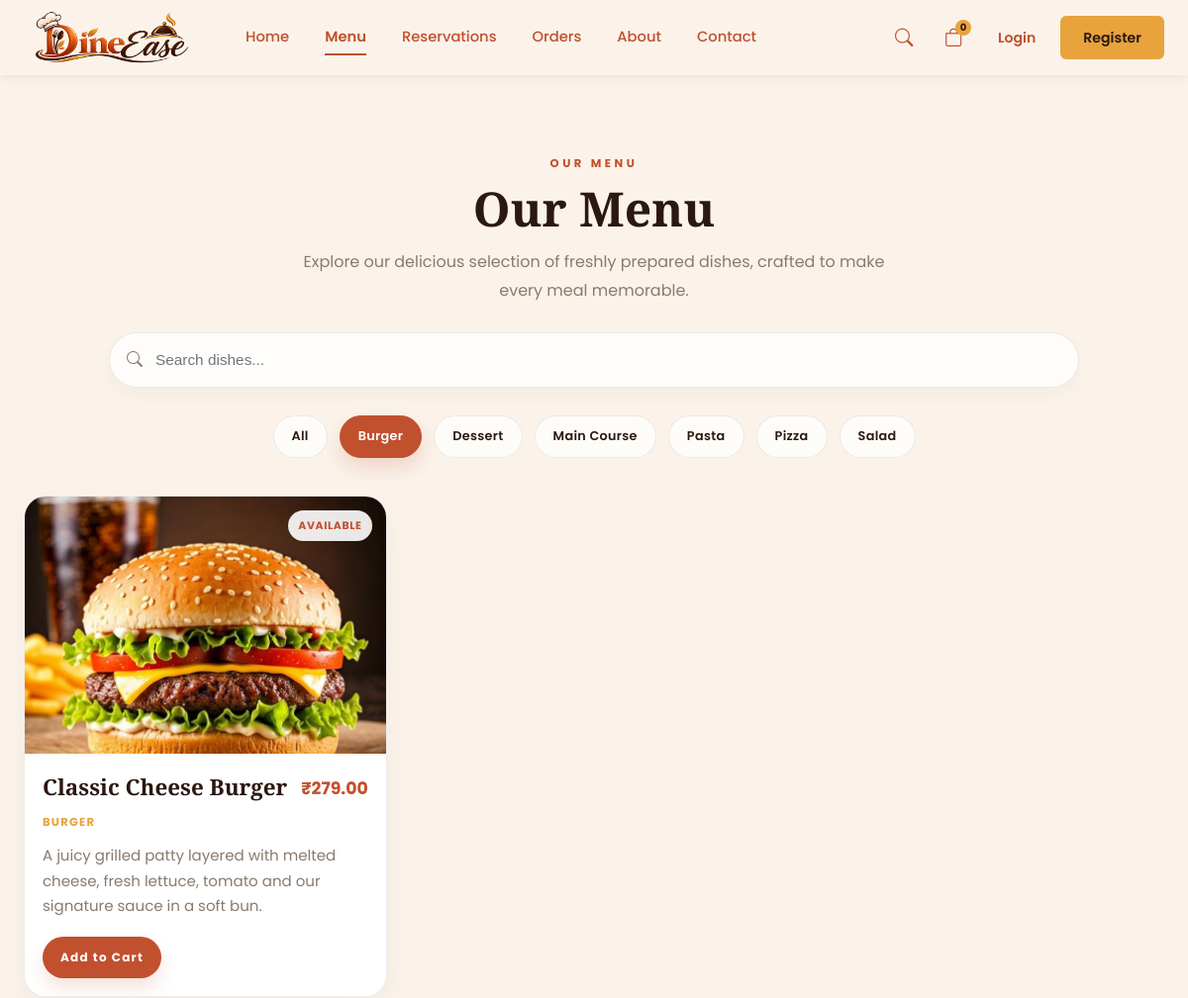
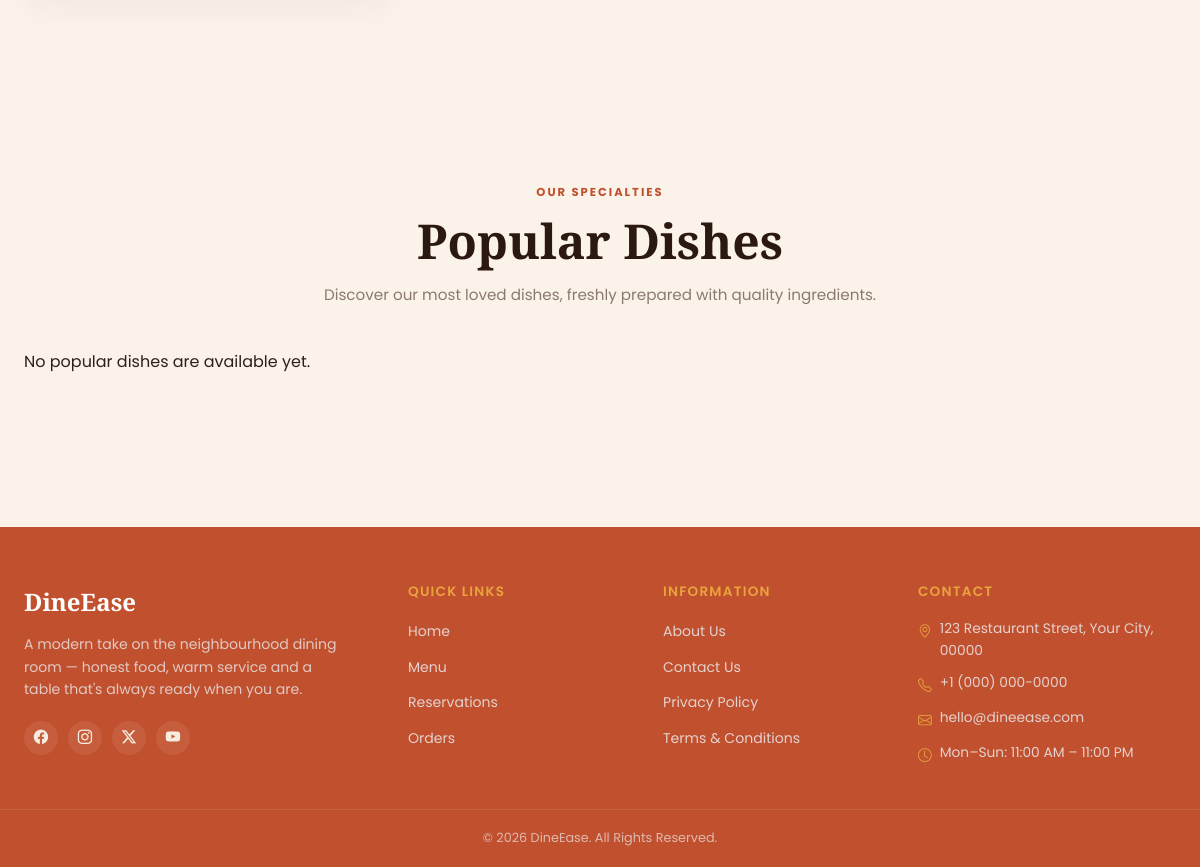
/menu/?category=Burger, run on the app's committed database (2 pictures, top to bottom).
### menu/models.py (models this page shows, shortened)
class Menu(models.Model):
	name = models.CharField(max_length=120)
	description = models.TextField()
	price = models.DecimalField(max_digits=8, decimal_places=2)
	image = models.ImageField(upload_to='menu/', blank=True)
	category = models.CharField(max_length=80, blank=True)
	is_available = models.BooleanField(default=True)
	created_at = models.DateTimeField(auto_now_add=True)
	class Meta:
		ordering = ('-created_at',)

### menu/views.py (the view)
# urls.py: path('menu/', menu_view, name='menu'),
def menu_view(request):
    selected_category = request.GET.get('category', '').strip()
    search_query = request.GET.get('q', '').strip()
    dishes = Menu.objects.filter(is_available=True)
    if search_query:
        dishes = dishes.filter(
            Q(name__icontains=search_query) |
            Q(description__icontains=search_query) |
            Q(category__icontains=search_query)
        )
    if selected_category:
        dishes = dishes.filter(category__iexact=selected_category)
    categories_queryset = Menu.objects.filter(is_available=True).exclude(category='')
    if search_query:
        categories_queryset = categories_queryset.filter(
            Q(name__icontains=search_query) |
            Q(description__icontains=search_query) |
            Q(category__icontains=search_query)
        )
    categories = (
        categories_queryset
        .values_list('category', flat=True)
        .distinct()
        .order_by('category')
    )
    return render(request, 'menu.html', {
        'dishes': dishes,
        'categories': categories,
        'selected_category': selected_category,
        'search_query': search_query,
    })

### templates/menu.html (shortened to what this page needs)
{% extends 'base.html' %}
{% load static %}
{% block content %}
<section class="menu-page">
    <div class="menu-container">
        <header class="menu-hero">
            <p class="menu-kicker">OUR MENU</p>
            <h1>Our Menu</h1>
            <p class="menu-subtitle">Explore our delicious selection of freshly prepared dishes, crafted to make every meal memorable.</p>
        </header>
        <div class="menu-controls" aria-label="Menu controls">
            <form method="get" action="{% url 'menu' %}" class="menu-search-form">
                <div class="menu-search-wrap">
                    <i class="bi bi-search menu-search-icon" aria-hidden="true"></i>
                    <input type="search" name="q" value="{{ search_query }}" class="menu-search" placeholder="Search dishes..." aria-label="Search dishes">
                </div>
            </form>
            {% if categories %}
            <nav class="menu-categories" aria-label="Menu categories">
                <a href="{% url 'menu' %}{% if search_query %}?q={{ search_query|urlencode }}{% endif %}" class="menu-category-btn {% if not selected_category %}active{% endif %}">All</a>
                {% for category in categories %}
                <a href="{% url 'menu' %}?{% if search_query %}q={{ search_query|urlencode }}&{% endif %}category={{ category|urlencode }}" class="menu-category-btn {% if selected_category == category %}active{% endif %}">{{ category }}</a>
                {% endfor %}
            </nav>
            {% endif %}
        </div>
        {% if dishes %}
        <div class="menu-grid">
            {% for item in dishes %}
            <article class="menu-card">
                <div class="menu-card-media">
                    {% if item.image %}
                    <img src="{{ item.image.url }}" alt="{{ item.name }}" class="menu-card-image" loading="lazy">
                    {% else %}
                    <div class="menu-card-image-fallback" aria-label="{{ item.name }}"></div>
                    {% endif %}
                    <span class="availability-badge {% if item.is_available %}available{% else %}unavailable{% endif %}">
                        {% if item.is_available %}Available{% else %}Currently Unavailable{% endif %}
                    </span>
                </div>
                <div class="menu-card-content">
                    <div class="menu-card-header">
                        <h2 class="menu-card-title">{{ item.name }}</h2>
                        <span class="menu-card-price">₹{{ item.price }}</span>
                    </div>
                    {% if item.category %}
                    <p class="menu-card-category">{{ item.category }}</p>
                    {% endif %}
                    {% if item.description %}
                    <p class="menu-card-description">{{ item.description }}</p>
                    {% endif %}
                    <div class="menu-card-actions">
                        {% if item.is_available %}
                        <form method="post" action="{% url 'add_to_cart' %}" class="menu-card-form">
                            <button type="submit" class="add-to-cart-btn">Add to Cart</button>
                        </form>
                        {% else %}
                        <button type="button" class="add-to-cart-btn add-to-cart-btn-disabled" disabled>Currently Unavailable</button>
                        {% endif %}
                    </div>
                </div>
            </article>
            {% endfor %}
        </div>
        {% endif %}
    </div>
</section>
{% endblock %}

### data on the page
Menu: image (picture), is_available "AVAILABLE", name "Classic Cheese Burger", price "279.00", category "BURGER", description "A juicy grilled patty layered with melted cheese, fresh lettuce, tomato and our signature sauce in a soft bun."

### other printed values
{{ request.session.cart|length|default:0 }} "0"
{{ category }} "Burger" "Dessert" "Main Course" "Pasta" "Pizza" "Salad"
